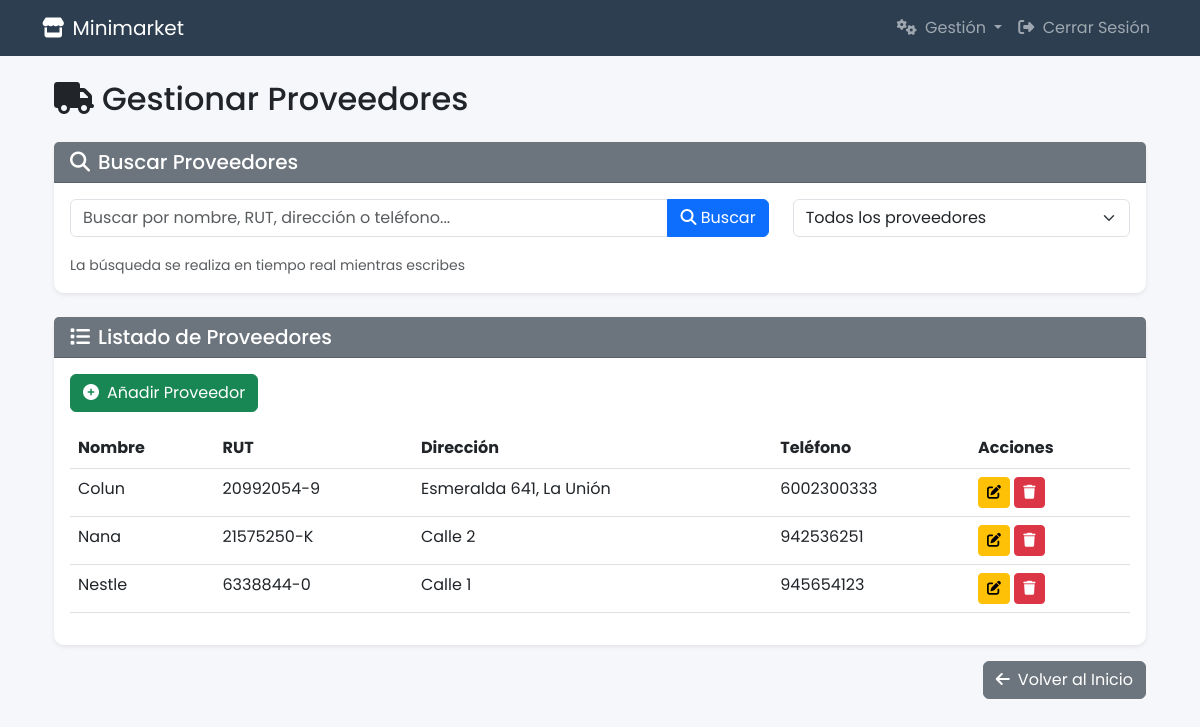
Page /gestionar-proveedores/ (signed in) on the committed database.
### Tienda/models.py (models this page shows, shortened)
class Proveedor(models.Model):
    nombre_proveedor = models.CharField(max_length=100)
    rut = models.PositiveIntegerField(unique=True)
    verify_digit = models.CharField(max_length=1, choices=[(str(i), str(i)) for i in range(10)] + [('K', 'K'), ('k', 'k')])
    direccion = models.CharField(max_length=200)
    telefono = models.PositiveIntegerField()

### Tienda/views/supplier_views.py (the view, shortened to what this page needs)
# urls.py: path('gestionar-proveedores/', supplier_views.gestionar_proveedores, name='gestionar_proveedores'),
@login_required
@user_passes_test(is_superuser, login_url='home')
def gestionar_proveedores(request):
    if not request.session.get('providers_access_granted', False):
        messages.warning(request, 'Debes verificar tu contraseña para acceder a la gestión de proveedores.')
        request.session['providers_access_granted'] = False
        return redirect('home')
    proveedores = Proveedor.objects.all().order_by('nombre_proveedor')
    proveedores = Proveedor.objects.all().order_by('nombre_proveedor')
    context = {
        'proveedores': proveedores
    }
    return render(request, 'Tienda/gestionar_proveedores.html', context)

### Tienda/views/supplier_views.py (called while the page is built)
def is_superuser(user):
    return user.is_superuser

### Tienda/templates/Tienda/gestionar_proveedores.html (shortened to what this page needs)
{% extends 'Tienda/base_layout.html' %}
{% block content %}
<div class="container mt-4">
    <h2 class="mb-4"><i class="fas fa-truck me-2"></i>Gestionar Proveedores</h2>
    <div class="card border-0 shadow-sm mb-4">
        <div class="card-header bg-secondary text-white">
            <h5 class="mb-0"><i class="fas fa-search me-2"></i>Buscar Proveedores</h5>
        </div>
        <div class="card-body">
            <div class="row">
                <div class="col-md-8">
                    <div class="input-group mb-3">
                        <input type="text" id="buscar-proveedor" class="form-control" placeholder="Buscar por nombre, RUT, dirección o teléfono...">
                        <button class="btn btn-primary" type="button" id="btn-buscar">
                            <i class="fas fa-search"></i> Buscar
                        </button>
                    </div>
                    <small class="text-muted">La búsqueda se realiza en tiempo real mientras escribes</small>
                </div>
                <div class="col-md-4">
                    <select id="filtro-proveedor" class="form-select">
                        <option value="">Todos los proveedores</option>
                    </select>
                </div>
            </div>
        </div>
    </div>
    <div class="card border-0 shadow-sm">
        <div class="card-header bg-secondary text-white">
            <h5 class="mb-0"><i class="fas fa-list me-2"></i>Listado de Proveedores</h5>
        </div>
        <div class="card-body">
            <button class="btn btn-success mb-3" data-bs-toggle="modal" data-bs-target="#nuevoProveedorModal">
                <i class="fas fa-plus-circle me-2"></i>Añadir Proveedor
            </button>
            <div class="table-responsive">
                <table class="table table-hover" id="tabla-proveedores">
                    <thead>
                        <tr>
                            <th>Nombre</th>
                            <th>RUT</th>
                            <th>Dirección</th>
                            <th>Teléfono</th>
                            <th>Acciones</th>
                        </tr>
                    </thead>
                    <tbody>
                        {% for proveedor in proveedores %}
                        <tr class="fila-proveedor" data-nombre="{{ proveedor.nombre_proveedor|lower }}" data-rut="{{ proveedor.rut }}" data-verify_digit="{% if proveedor.verify_digit %}{{ proveedor.verify_digit|upper }}{% else %}K{% endif %}" data-direccion="{{ proveedor.direccion|lower }}" data-telefono="{{ proveedor.telefono }}">
                            <td>{{ proveedor.nombre_proveedor }}</td>
                            <td>{{ proveedor.rut }}-{% if proveedor.verify_digit %}{{ proveedor.verify_digit|upper }}{% else %}K{% endif %}</td>
                            <td>{{ proveedor.direccion }}</td>
                            <td>{{ proveedor.telefono }}</td>
                            <td>
                                <button class="btn btn-sm btn-warning editar-proveedor" data-id="{{ proveedor.id }}" data-nombre="{{ proveedor.nombre_proveedor }}" data-rut="{{ proveedor.rut }}" data-verify_digit="{% if proveedor.verify_digit %}{{ proveedor.verify_digit|upper }}{% else %}K{% endif %}" data-direccion="{{ proveedor.direccion }}" data-telefono="{{ proveedor.telefono }}"><i class="fas fa-edit"></i></button>
                                <button class="btn btn-sm btn-danger eliminar-proveedor" data-id="{{ proveedor.id }}"><i class="fas fa-trash"></i></button>
                            </td>
                        </tr>
                        {% empty %}
                        <tr id="no-resultados">
                            <td colspan="4" class="text-center">No hay proveedores registrados.</td>
                        </tr>
                        {% endfor %}
                    </tbody>
                </table>
            </div>
        </div>
    </div>
    <div class="d-flex justify-content-end mt-3">
        <a href="{% url 'home' %}" class="btn btn-secondary">
            <i class="fas fa-arrow-left me-2"></i>Volver al Inicio
        </a>
    </div>
</div>
{% endblock %}

### Tienda/templates/Tienda/base_layout.html (style rules this page uses)
:root { --primary-color: #2c3e50; --secondary-color: #3498db; --accent-color: #e74c3c; }
body { font-family: 'Poppins', sans-serif; background-color: #f5f7fa; }
.card { border-radius: 10px; box-shadow: 0 5px 15px rgba(0, 0, 0, 0.05); }
.card-header { background-color: var(--primary-color); border-radius: 10px 10px 0 0; }

### rows in the picture
Proveedor: nombre_proveedor "Colun", rut "20992054", verify_digit "9", direccion "Esmeralda 641, La Unión", telefono "6002300333"
Proveedor: nombre_proveedor "Nana", rut "21575250", verify_digit "K", direccion "Calle 2", telefono "942536251"
Proveedor: nombre_proveedor "Nestle", rut "6338844", verify_digit "0", direccion "Calle 1", telefono "945654123"
